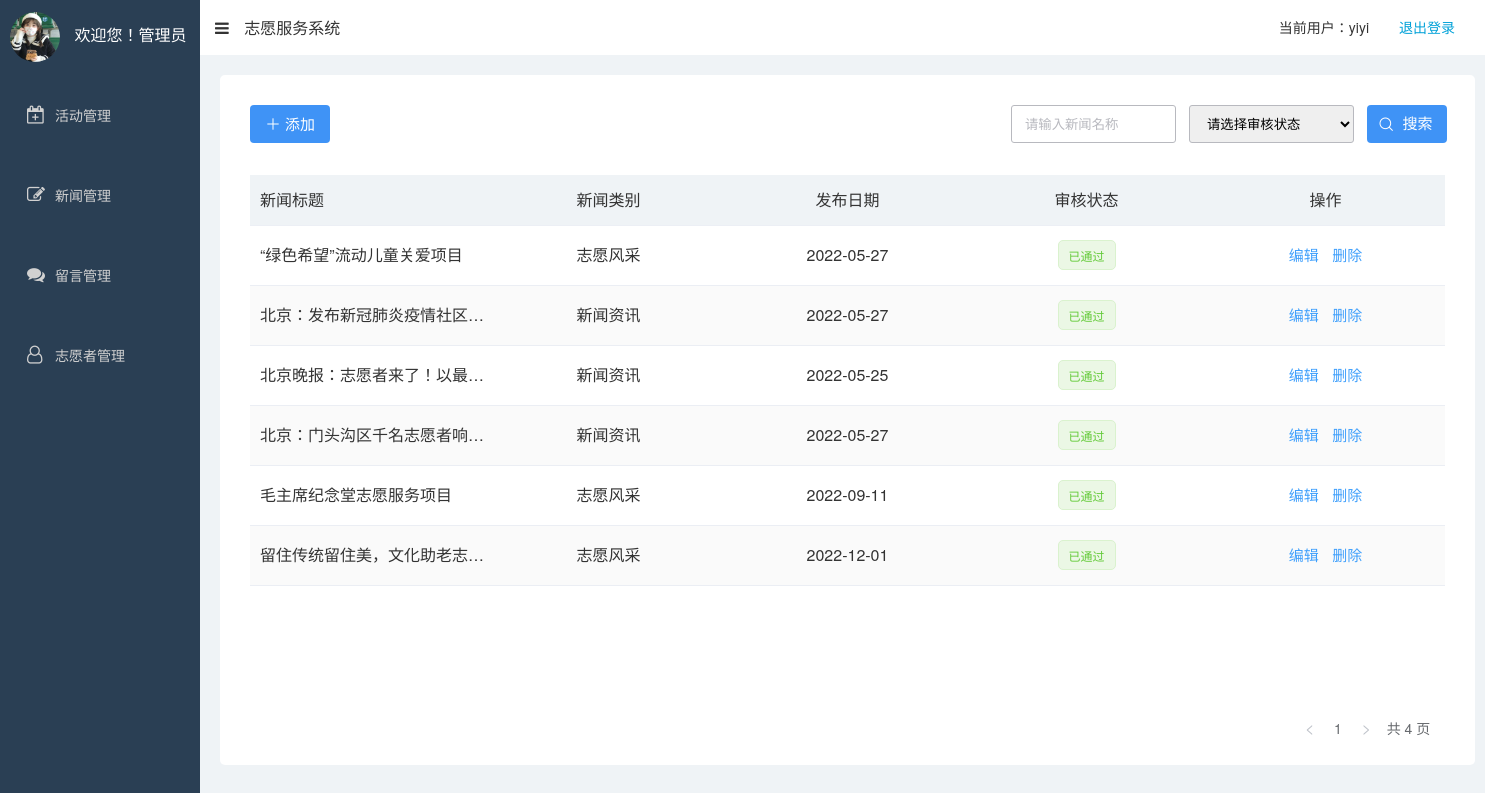
Page /admin/news/news.php (signed in) on the committed database.
### tables this page shows
CREATE TABLE `news_info` (
  `id` int(20) UNSIGNED NOT NULL,
  `title` varchar(100) NOT NULL,
  `type` varchar(20) NOT NULL,
  `content` text NOT NULL,
  `time` date NOT NULL,
  `state` enum('待审核','已通过') NOT NULL DEFAULT '待审核'
);

### admin/public_function.php (called while the page is built, shortened)
<?php
global $link;
function query($sql)
{
    global $link;
    if ($result = mysqli_query($link, $sql)) {
        return $result;
    } else {
        echo 'sql语句执行失败<br>';
        echo '错误的sql语句' . $sql;
        printf("Error: %s\n", mysqli_error($link));
        die;
    }
}
function fetchAll($sql)
{
    $res = query($sql);
    $rows = array();
    while ($row = mysqli_fetch_assoc($res)) {
        $rows[] = $row;
    }
    return $rows;
}

### admin/news/news_html.php (the view, shortened to what this page needs)
<!DOCTYPE html>
<html lang="en">
<head>
    <link rel="stylesheet" type="text/css" href="../../css/base.css">
    <link rel="stylesheet" type="text/css" href="../../css/admin_common.css">
    <link rel="stylesheet" href="https://cdn.staticfile.org/font-awesome/4.7.0/css/font-awesome.css">
    <link rel="stylesheet" href="../../iconfont/iconfont.css">
</head>
<body>
    <div class="aside clearfix">
        <div class="welcom">
            <img src="../../images/yiyi.jpg" alt="">
            <span>欢迎您！管理员</span>
        </div>
        <div class="nav">
            <ul>
                <li>
                    <a href="../act/act.php">
                        <i class="fa fa-calendar-plus-o" aria-hidden="true"></i>
                        <span>活动管理</span>
                    </a>
                </li>
                <li>
                    <a href="./news.php">
                        <i class="fa fa-pencil-square-o" aria-hidden="true"></i>
                        <span>新闻管理</span>
                    </a>
                </li>
                <li>
                    <a href="../message/message.php">
                        <i class="fa fa-comments" aria-hidden="true"></i>
                        <span>留言管理</span>
                    </a>
                </li>
                <li>
                    <a href="../volunteer/volunteer.php">
                        <i class="fa fa-user-o" aria-hidden="true"></i>
                        <span>志愿者管理</span>
                    </a>
                </li>
            </ul>
        </div>
    </div>
    <div class="content">
        <div class="header clearfix">
            <i class=" fa fa-bars" aria-hidden="true"></i>
            <a href="">志愿服务系统</a>
            <a href="../quitLogin.php" class="quit">退出登录</a>
            <span class="admin">当前用户：<em><?php echo $adminname ?></em> </span>
        </div>
        <div class="bag clearfix">
            <div class="main_bag scroll">
                <div class="top">
                    <form action="./news.php" method="POST" onsubmit="return check(this)">
                        <a href="./news_add.php"><i class="iconfont icon-add"></i> 添加</a>
                        <input type="text" class="search_title" name="keyword" placeholder="请输入新闻名称">
                        <select id="color" class="search_state" name="state">
                            <option id="select_value" value="" selected disabled hidden>请选择审核状态</option>
                        </select>
                        <i class="iconfont icon-search"></i>
                        <input type="submit" class="search" name="submit" value="搜索">
                    </form>
                </div>
                <div class="news">
                    <table>
                        <thead>
                            <tr>
                                <th>新闻标题</th>
                                <th>新闻类别</th>
                                <th>发布日期</th>
                                <th>审核状态</th>
                                <th>操作</th>
                            </tr>
                        </thead>
                        <colgroup>
                            <col width="20%">
                            <col width="20%">
                            <col width="20%">
                            <col width="20%">
                            <col width="20%">
                        </colgroup>
                        <tbody>
                            <?php if (!empty($news_info)) : ?>
                                <?php foreach ($news_info as $row) : ?>
                                    <tr>
                                        <td title="<?php echo $row['title'] ?>">
                                            <?php echo $row['title'] ?>
                                        </td>
                                        <td><?php echo $row['type'] ?></td>
                                        <td><?php echo $row['time'] ?></td>
                                        <td>
                                            <div id="<?php echo $row['id'] ?>"><?php echo $row['state'] ?>
                                        </td>
                                        <?php if ($row['state'] == '待审核') : ?>
                                            <td>
                                                <a href="?state='已通过'&id=<?php echo $row['id'] ?>" class="check" onclick="return confirm('是否审核通过？')">审核 </a>&nbsp;
                                                <a href="./news_edit.php?id=<?php echo $row['id'] ?>" class="edit">编辑</a>&nbsp;&nbsp;
                                                <a href="./news_del.php?id=<?php echo $row['id'] ?>" class="del" onclick="return confirm('是否删除选定记录？')">删除</a>
                                            </td>
                                        <?php else : ?>
                                            <td>
                                                <a href="./news_edit.php?id=<?php echo $row['id'] ?>" class="edit">编辑</a>&nbsp;&nbsp;
                                                <a href="./news_del.php?id=<?php echo $row['id'] ?>" class="del" onclick="return confirm('是否删除选定记录？')">删除</a>
                                            </td>
                                        <?php endif ?>
                                    </tr>
                                <?php endforeach ?>
                            <?php else : ?>
                                <tr>
                                    <td colspan="6">暂无新闻</td>
                                </tr>
                            <?php endif ?>
                            <div class="page">
                                <?php echo $page_html ?>
                            </div>
                        </tbody>
                    </table>
                </div>
            </div>
        </div>
    </div>
</body>
</html>

### css/base.css (style rules this page uses)
body, h1, h2, h3, h4, h5, h6, p, ul, ol, li, dl, dt, dd, input { margin: 0; padding: 0; }
* { box-sizing: border-box; }
body { font: 16px/1.5 "Helvetica Neue", Helvetica, Arial, "Microsoft Yahei", "Hiragino Sans GB", "Heiti SC", "WenQuanYi Micro Hei", sans-serif; color: #333; }
ul, ol { list-style: none; }
em, i { font-style: normal; }
a { text-decoration: none; color: #333; }
img { vertical-align: middle; }
input { border: none; outline: none; color: #333; }
.clearfix::before, .clearfix::after { content: ""; display: table; }
.clearfix::after { clear: both; }

### css/admin_common.css (style rules this page uses)
body { overflow: hidden; }
.aside { float: left; width: 200px; height: 100vh; background-color: #2a3f54; color: #fff; }
.aside .welcom { width: 200px; height: 70px; margin-bottom: 10px; padding-left: 10px; line-height: 70px; }
.aside .welcom img { width: 50px; height: 50px; margin-right: 10px; border-radius: 50%; vertical-align: middle; }
.nav ul li a { position: relative; display: block; width: 200px; height: 70px; line-height: 70px; margin-bottom: 10px; padding-left: 30px; font-size: 14px; color: #d1d1d1; }
.nav li a span { display: inline-table; margin-left: 25px; }
.nav li a i { position: absolute; top: 26px; left: 27px; font-size: 18px; }
.content { margin-left: 200px; height: 100vh; }
.content .header { width: 100%; height: 55px; line-height: 55px; }
.header i { padding: 0 11px 0 15px; }
.header .admin { float: right; font-size: 14px; }
.header .quit { float: right; padding: 0 30px; font-size: 14px; color: #00a1d8; }
.content .bag { height: 100%; background-color: #eff3f6; }
.content .main_bag { width: 1255px; height: 690px; margin: 20px 20px 0px; background-color: #fff; border-radius: 5px; }

### admin/news/news_html.php (style rules this page uses)
.main_bag .top { position: relative; width: 1255px; height: 100px; }
.top a, .top .search { float: left; margin: 30px 668px 0px 30px; width: 80px; height: 38px; line-height: 38px; text-align: center; font-size: 15px; background-color: #3f93f6; color: #fff; border-radius: 4px; transition: .6s; }
.top .iconfont { font-size: 16px; }
.top .search_title, .top .search_state { float: left; margin-left: 13px; margin-top: 30px; padding-left: 13px; width: 165px; height: 38px; border: 1px solid #b8b9bf; border-radius: 3px; }
.top .search_title::placeholder { color: #b8b9bf; }
.top .search { margin-right: 0px; margin-left: 13px; padding-left: 21px; cursor: pointer; }
.top .icon-search { position: absolute; top: 37px; right: 81px; color: #fff; }
.main_bag .news { margin-left: 30px; }
.news table { width: 1195px; }
.news table { table-layout: fixed; border-collapse: collapse; text-align: center; }
.news thead th { height: 50px; background-color: #eff3f6; font-weight: 400; border-bottom: 1px solid #eceff5; }
.news thead th:first-child { padding-left: 10px; text-align: left; }
.news tbody tr { height: 60px; }
.news tbody tr { border-bottom: 1px solid #ebeef4; }
.news tbody tr:nth-child(2n) { background-color: #fafafa; }
.news tbody td:nth-child(1) { padding-left: 10px; text-align: left; white-space: nowrap; overflow: hidden; text-overflow: ellipsis; }
.main_bag .page { float: right; margin-top: 30px; margin-right: 30px; }
.news .check, .edit, .del { color: #3e9ffc; font-size: 15px; }
.news .state_pass { margin: 0 auto; width: 58px; height: 30px; line-height: 30px; font-size: 12px; color: #63ca38; background-color: #ebf7e5; border: 1px solid #daf2ce; border-radius: 5px; }
.main_bag .page { position: absolute; bottom: 115px; right: 17px; color: #676a6e; font-size: 14px; }

### rows in the picture
news_info: title "“绿色希望”流动儿童关爱项目", type "志愿风采", time "2022-05-27", state "已通过"
news_info: title "北京：发布新冠肺炎疫情社区…", type "新闻资讯", time "2022-05-27", state "已通过"
news_info: title "北京晚报：志愿者来了！以最…", type "新闻资讯", time "2022-05-25", state "已通过"
news_info: title "北京：门头沟区千名志愿者响…", type "新闻资讯", time "2022-05-27", state "已通过"
news_info: title "毛主席纪念堂志愿服务项目", type "志愿风采", time "2022-09-11", state "已通过"
news_info: title "留住传统留住美，文化助老志…", type "志愿风采", time "2022-12-01", state "已通过"

### other values in the picture
$adminname "yiyi"
$page_html "1 共 4 页"
